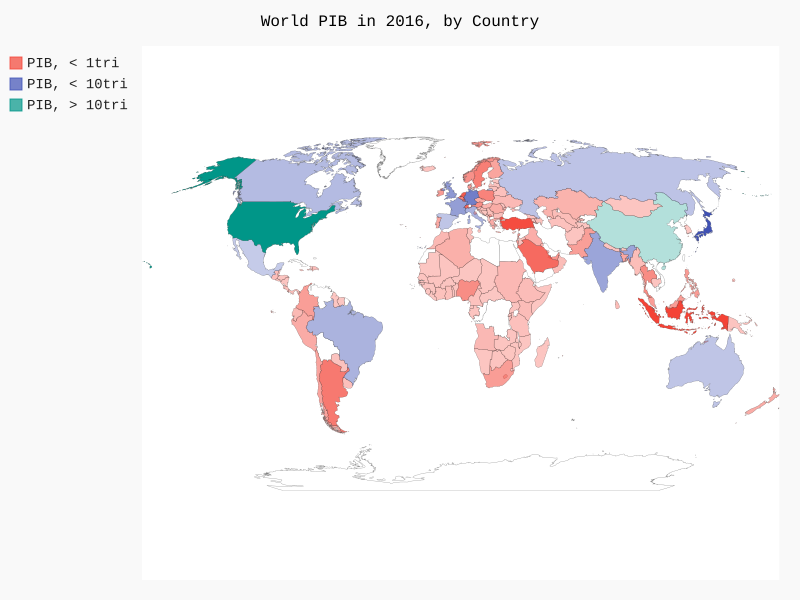

Python code for this plot:
import pygal
from datapackage import Package

from COUNTRIES.country_codes import get_country_code


package = Package('https://datahub.io/core/gdp/datapackage.json')

pib_dict = {}
for resource in package.resources:
    if resource.descriptor['datahub']['type'] == 'derived/csv':
        read = resource.read()
        for data in read:
            if data[2] == 2016:
                country_name = data[0]
                pib = int(float(data[3]))
                code = get_country_code(country_name)
                if code:
                    pib_dict[code] = pib

# Agrupa os países em três níveis populacionais.
cc_pops_1, cc_pops_2, cc_pops_3 = {}, {}, {}
for cc, pop in pib_dict.items():
    if pop < 1000000000000:
        cc_pops_1[cc] = pop
    elif pop < 10000000000000:
        cc_pops_2[cc] = pop
    else:
        cc_pops_3[cc] = pop

# Vê quantos países estão em cada nível
print()

wm = pygal.maps.world.World()
wm.force_uri_protocol = 'http'

wm.title = 'World PIB in 2016, by Country'
wm.add('PIB, <  1tri', cc_pops_1)
wm.add('PIB, < 10tri', cc_pops_2)
wm.add('PIB, > 10tri', cc_pops_3)

wm.render_to_file('16.6-PIB.svg')
